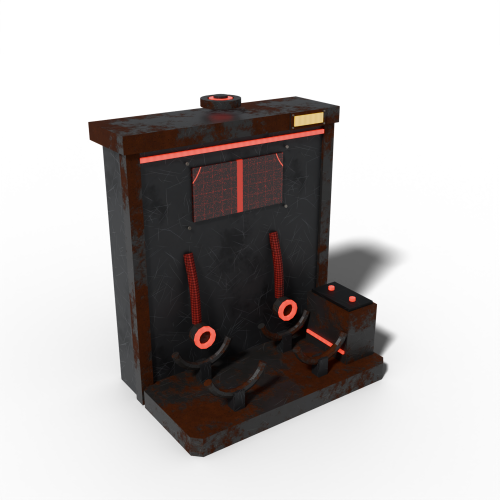
#> input picture modding/mod_vb_Echo/концепт/рендеры/station_day.png, 1000 x 1000 px, found by its file name (shown at 1/2 size); its folder holds 5 pictures in this run
$ python eb_sheet_v2.py '../концепт/рендеры/converter_day.png'
#> lines starting #> are read from the running program, lines starting #| are printed output that depends on the picture
# -*- coding: utf-8 -*-
r"""Лист концепта v2 (11-20): станция с вложениями (день/ночь), энергоячейки по уровням, иконки слотов.

  python eb_sheet_v2.py <папка концепт\v2>
Вход: <папка>/рендеры/*.png (eb_render.py), <папка>/иконки/лист_иконок.png (ec_icons.py). Выход: <папка>/лист_v2.png.
"""
import os
import sys

from PIL import Image, ImageDraw, ImageFont

D = sys.argv[1]
R = os.path.join(D, "рендеры")
BG = (30, 31, 34, 255)
font = ImageFont.truetype("C:/Windows/Fonts/arial.ttf", 22)
title = ImageFont.truetype("C:/Windows/Fonts/arialbd.ttf", 28)


def load(name, size):
#> called with name = 'station_day.png', size = 820
    im = Image.open(os.path.join(R, name)).convert("RGBA")
#> im is the input picture: PIL image 1000x1000 RGBA; mean R, G, B, A 15.6, 11.9, 11.2, 82.1
    bg = Image.new("RGBA", im.size, (52, 54, 58, 255) if "_day" in name else (14, 15, 20, 255))
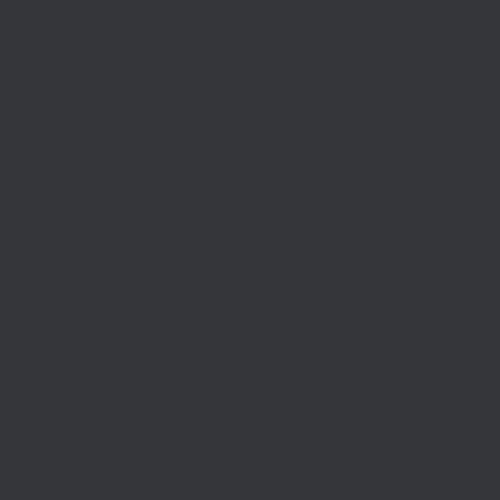
#> bg: PIL image 1000x1000 RGBA (shown at 1/2 size); mean R, G, B, A 52, 54, 58, 255
    bg.alpha_composite(im)
    return bg.resize((size, size), Image.LANCZOS)
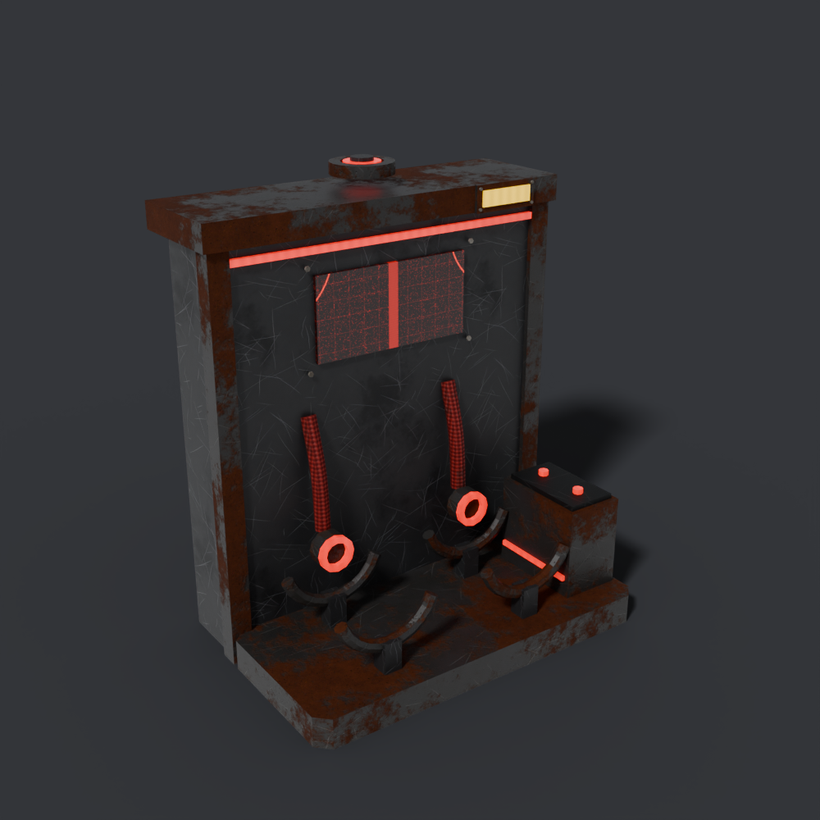
#> returned value: PIL image 820x820 RGBA; mean R, G, B, A 50.7, 48.4, 50.4, 255


W = 1900
st = [load("station_day.png", 820), load("station_night.png", 820)]
#> call 2 of load, with name = 'station_night.png', size = 820
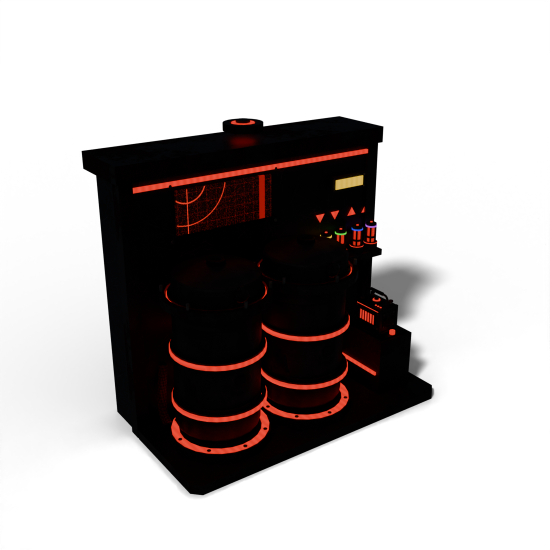
#> input picture modding/mod_vb_Echo/концепт/v2/рендеры/station_night.png, 1100 x 1100 px, found by its file name (shown at 1/2 size)
#> in load, im is the input picture: PIL image 1100x1100 RGBA; mean R, G, B, A 6.3, 1.9, 1.4, 80.8
#> in load (call 2), `bg.alpha_composite(im)`:
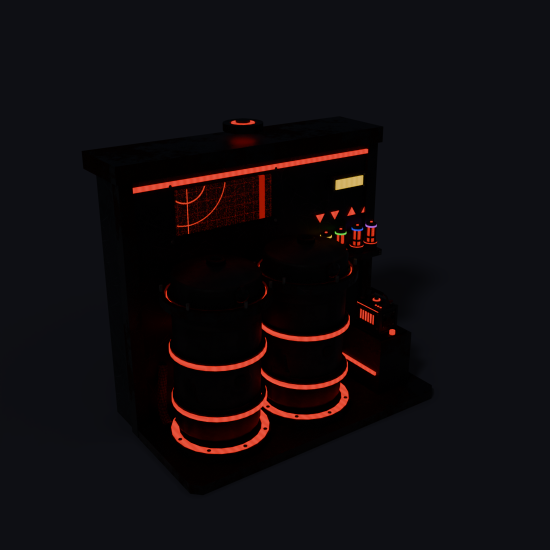
#> bg: PIL image 1100x1100 RGBA (shown at 1/2 size); mean R, G, B, A 15.8, 12.1, 15, 255
#> in load (call 2), `return bg.resize((size, size), Image.LANCZOS)`:
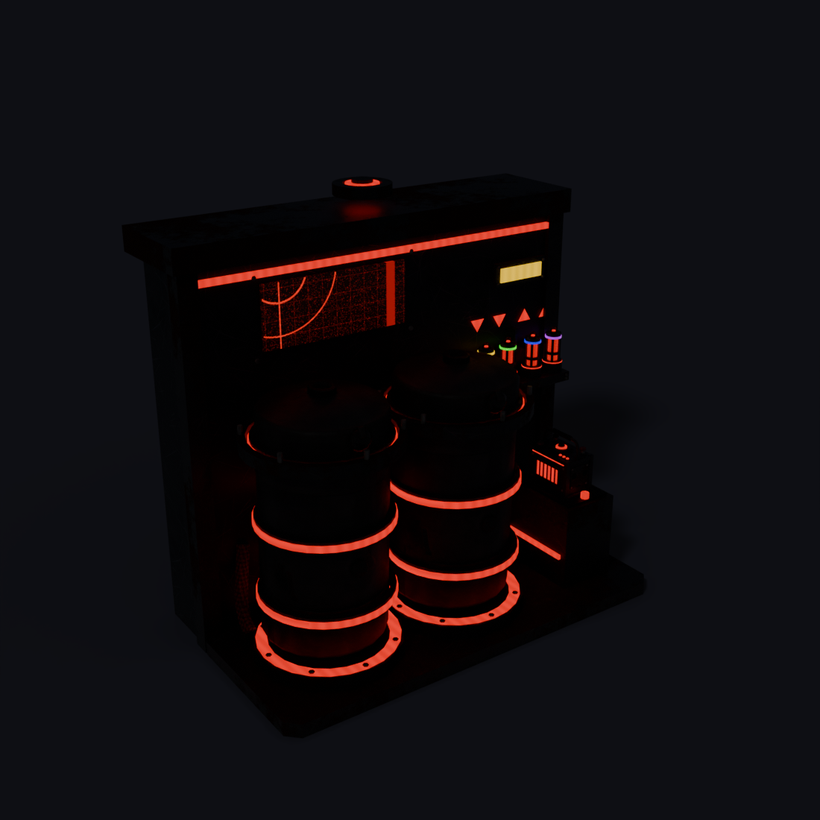
#> returned value: PIL image 820x820 RGBA; mean R, G, B, A 15.8, 12.1, 15, 255
cells = [("cell", "Mk I · 64 kE"), ("cell_mk2", "Mk II · 128 kE"), ("cell_mk3", "Mk III · 256 kE"),
         ("cell_mk4", "Mk IV · 512 kE"), ("cell_fusion", "Синтез (?)")]
icons = Image.open(os.path.join(D, "иконки", "лист_иконок.png")).convert("RGBA")
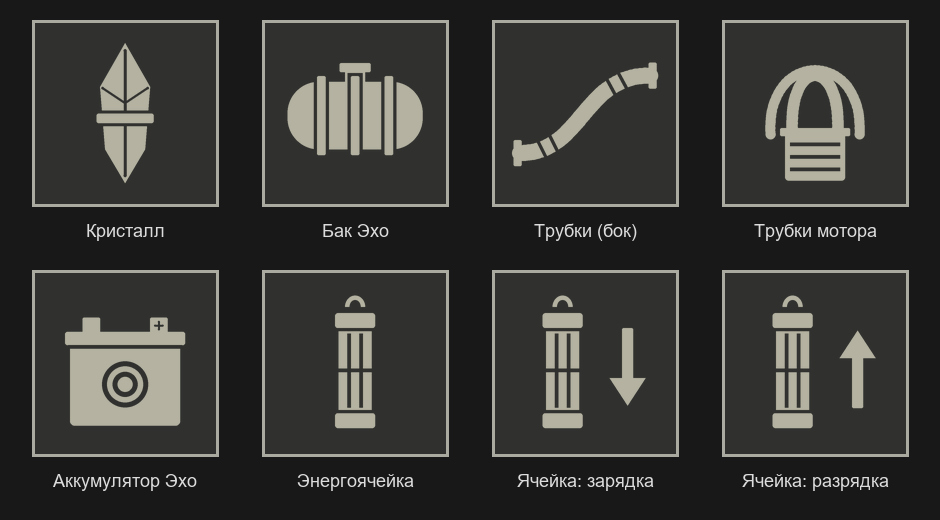
#> input picture modding/mod_vb_Echo/концепт/v2/иконки/лист_иконок.png, 940 x 520 px, found by its file name
H = 70 + 820 + 70 + 360 + 360 + 70 + icons.size[1] + 40
#> H = 2310
sheet = Image.new("RGBA", (W, H), BG)
dr = ImageDraw.Draw(sheet)
y = 20
dr.text((40, y), "Зарядная станция v2: баки стоя, аккумулятор, ячейки — 2 на зарядку (▼) и 2 на разрядку (▲)", fill=(235, 235, 235), font=title)
y += 50
sheet.alpha_composite(st[0], (40, y))
sheet.alpha_composite(st[1], (W - 40 - 820, y))
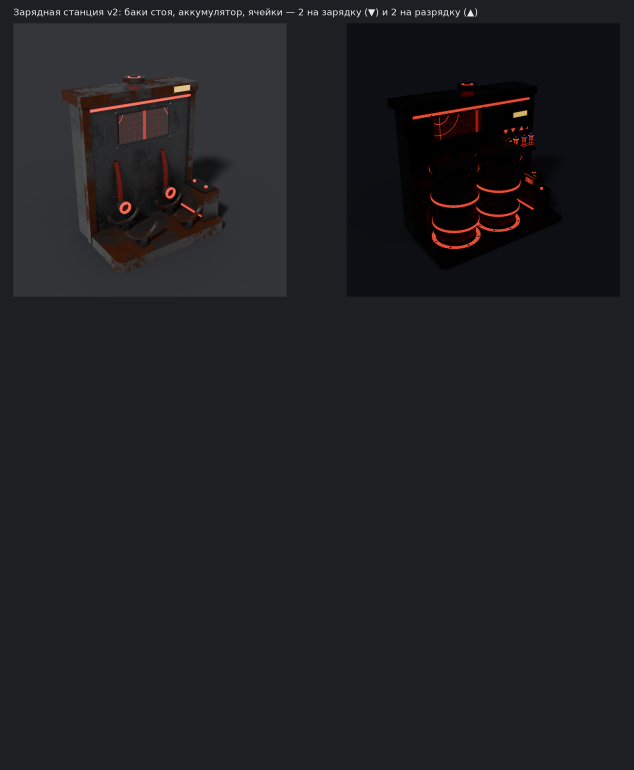
#> sheet: PIL image 1900x2310 RGBA (shown at 1/3 size); mean R, G, B, A 31.3, 31.1, 33.9, 255
y += 820 + 30
dr.text((40, y), "Энергоячейка: одна модель, кольцо на крышке — уровень, ядро — заряд (день / ночь)", fill=(235, 235, 235), font=title)
y += 45
cw = (W - 80) // len(cells)
for i, (nm, label) in enumerate(cells):
    x = 40 + i * cw
    sheet.alpha_composite(load(nm + "_day.png", 330), (x + (cw - 330) // 2, y))
#> (the run stopped early here; a loop or call above may not have finished)
